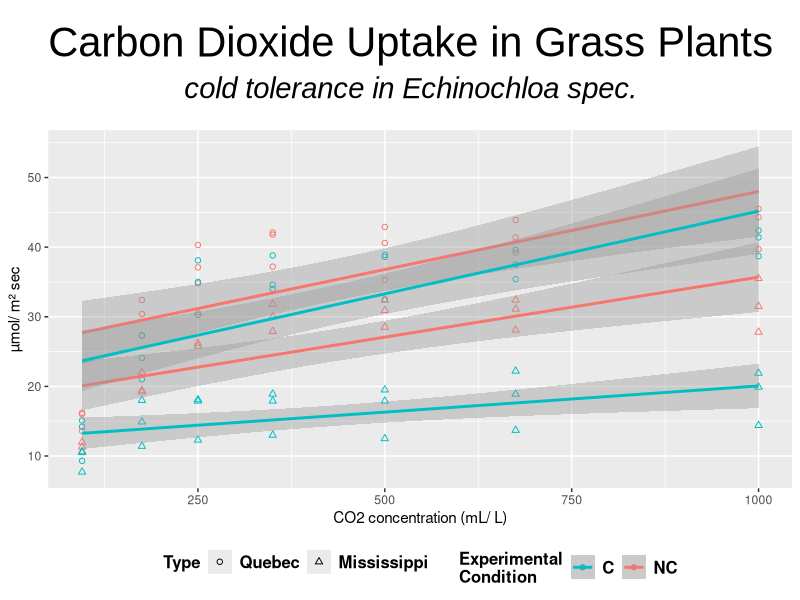

R code for this plot:
# Creation date: 
#   2015-08-22
# Created by:
#   HS
# Objective:
#   create a scatter plot with trend and 2*2 conditions
# Usage:
#
# Input:
#   -None- 
# Output:
#   scatter plot

## ggplot2
## scatterplot  of CO2 data, Type and Condition
	

library(ggplot2)
ggplot(CO2, aes(conc, uptake, color = Treatment, shape = Type)) + 
  geom_point() + #   geom_point(size = 10) +
  scale_shape_manual(values=c(1,2)) +  # Use a hollow circle and triangle
  stat_smooth(method = "glm",
              family = gaussian(link="log"))+
  #stat_smooth(method="loess" , level=0)+ # method = lm, glm, gam, loess, rlm
#   geom_text(data = CO2,aes(x = conc, y = uptake, label = Plant), size = 3, col = "black") + # use text instead of points

# Titel 
ggtitle(expression(atop("Carbon Dioxide Uptake in Grass Plants", atop(italic("cold tolerance in Echinochloa spec."), ""))))+
theme(plot.title = element_text(size=30, vjust=-1, family="Arial"))+

# Axes
labs(x="CO2 concentration (mL/ L)", y = "µmol/ m² sec") +# axis labels
  #  scale_y_continuous(expand = c(0,0))+ # removes distance between bottom of plot and x-axis
  #  coord_cartesian(xlim=c(0,20))+ # scaling of the x-axis  
  #  coord_cartesian(ylim=c(1,5.5)) # scaling of the y-axis 
  
# Legend
#  theme(legend.position="none")#removes legend
#  theme(legend.title=element_blank()) # removes title of legend
   scale_colour_discrete (name="Experimental\nCondition", # titel of legend
                          breaks=c("chilled", "nonchilled"), # alters order
                          labels=c("C", "NC"))+ # alters label names
  theme(legend.title = element_text(colour="black", size=12, face="bold"), # legend titel
        legend.text = element_text(colour="black", size = 12, face = "bold"), # legend text
#        legend.background = element_rect(fill="gray90", size=.5, linetype="dotted"), # background of plot, default without
        legend.position="bottom" # position of legend, "top", "bottom", "rigth", "left"
  )
